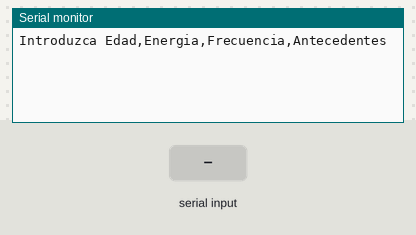
The sketch below on a simulated Arduino Uno, built with avr-gcc and run on an emulated ATmega328P. Shown: the last lines printed to the serial monitor. The test bench sets the inputs (shaded band).

Above: at 1.2 s.
1.3 s: "90,45,200\n" received over Serial
At 2.0 s:
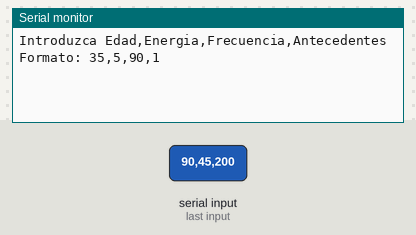
2.8 s: "90,45,200,10\n" received over Serial
At 3.2 s:
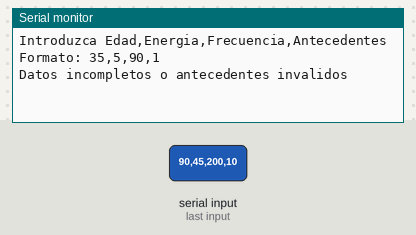

Measured:
- after the input at 1.3 s, the serial monitor: prints a new line at once (image 1)
- after the input at 2.8 s, the serial monitor: prints a new line at once (image 2)

The sketch:

Anemia_Inferencia_Wokwi.ino
```cpp
// Perceptron de anemia: inferencia con pesos entrenados en Python.
// Monitor Serie a 9600: Edad,Energia,Frecuencia,Antecedentes
const float W0=0.0, W1=-0.006, W2=-0.030, W3=0.016, W4=0.100;
void setup(){
  Serial.begin(9600); Serial.setTimeout(1000);
  Serial.println(F("Introduzca Edad,Energia,Frecuencia,Antecedentes"));
}
void loop(){
  if(!Serial.available()) return;
  String s=Serial.readStringUntil('\n'); s.trim();
  int a=s.indexOf(','), b=s.indexOf(',',a+1), c=s.indexOf(',',b+1);
  if(a<0||b<0||c<0||s.indexOf(',',c+1)>=0){
    Serial.println(F("Formato: 35,5,90,1")); return;
  }
  String t1=s.substring(0,a),t2=s.substring(a+1,b),t3=s.substring(b+1,c),t4=s.substring(c+1);
  t1.trim();t2.trim();t3.trim();t4.trim();
  if(!t1.length()||!t2.length()||!t3.length()||(t4!="0"&&t4!="1")){
    Serial.println(F("Datos incompletos o antecedentes invalidos")); return;
  }
  float edad=t1.toFloat(), energia=t2.toFloat(), frecuencia=t3.toFloat();
  int ant=t4.toInt();
  if(edad<=0||energia<0||frecuencia<=0){Serial.println(F("Valores fuera de rango"));return;}
  float z=W0+W1*(edad/100.0)+W2*(energia/10.0)+W3*(frecuencia/100.0)+W4*ant;
  int y=z>=0?1:0;
  Serial.print(F("Z = "));Serial.println(z,6);
  Serial.print(F("Y = "));Serial.println(y);
  Serial.println(y?F("Clase: CON ANEMIA (1)"):F("Clase: SIN ANEMIA (0)"));
  Serial.println(F("Uso academico; no es diagnostico medico."));
  Serial.println(F("Ingrese otro registro:"));
}
```
